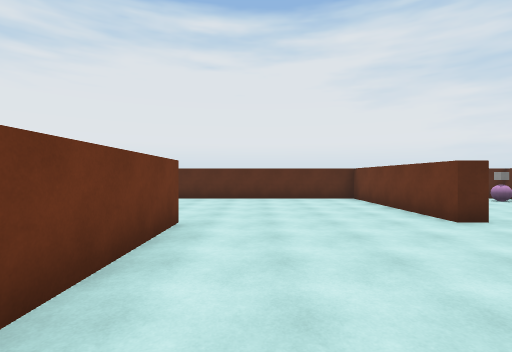
[1] (above)

16 first-person views from a walk through a scene from a Unity 3-D project. The camera is 1.5 m above the floor, looks level and sees 85° across. The floor is counted in squares, 2 m on a side. Each view is taken from the middle of a square. On the plan, view 1 faces up. The plan holds only what a view shows up to about 10 squares ahead; the rest is blank. The place goes on beyond the plan. Surface patterns are stand-ins for the level's own textures.

[2]
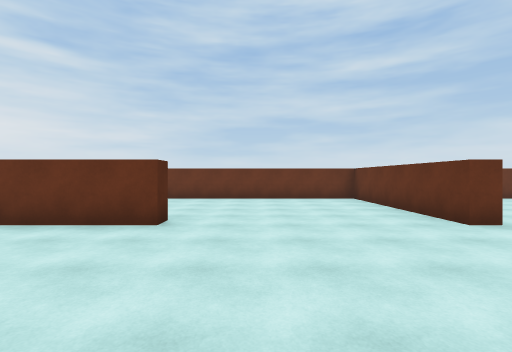

[3]
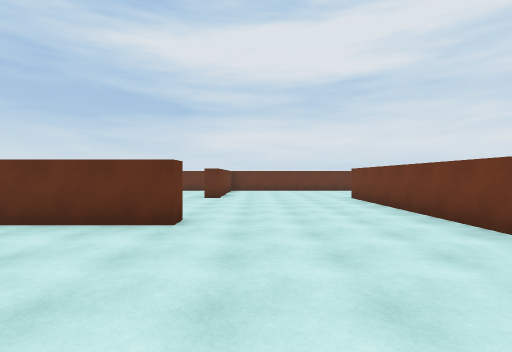

[4]
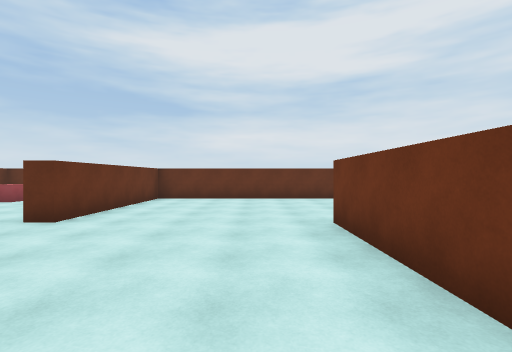

[5]
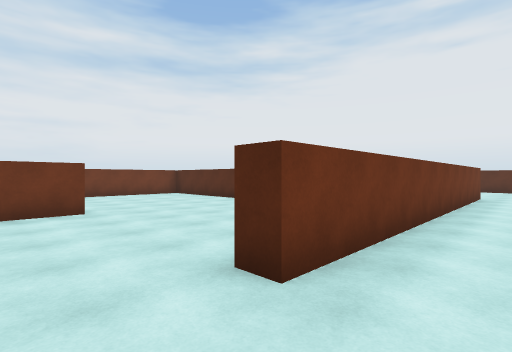

[6]
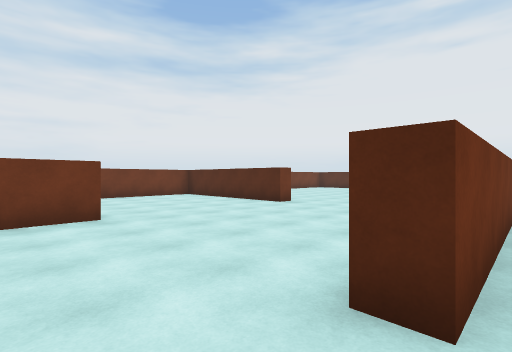

[7]
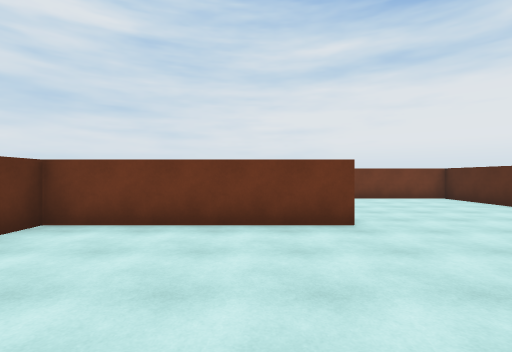

[8]
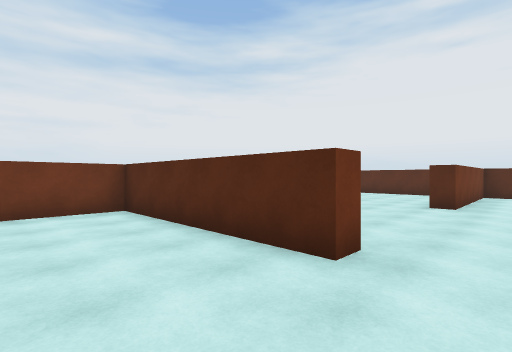

[9]
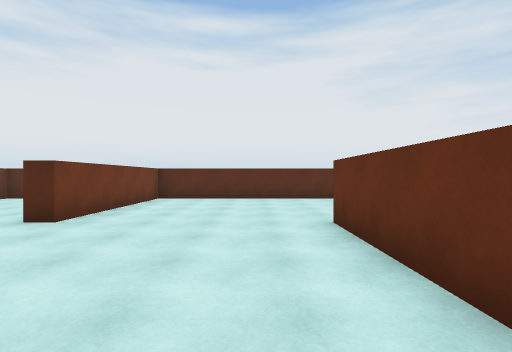

[10]
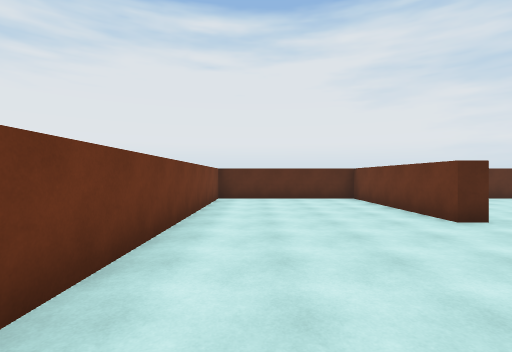

[11]
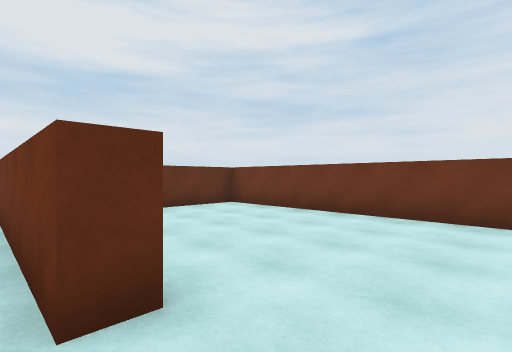

[12]
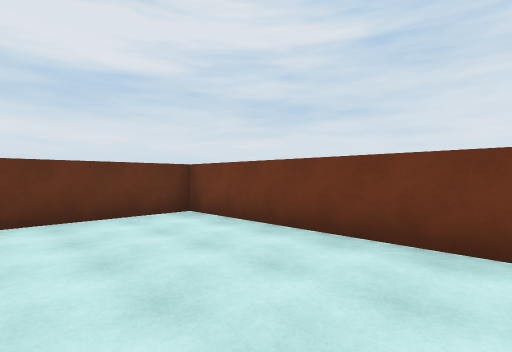

[13]
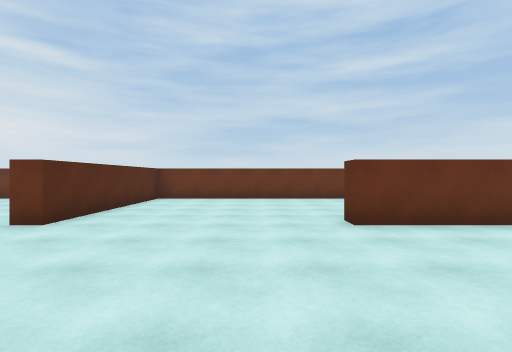

[14]
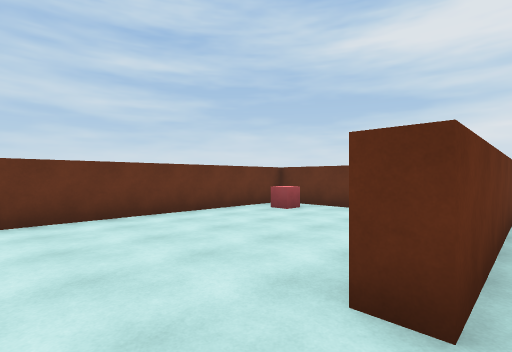

[15]
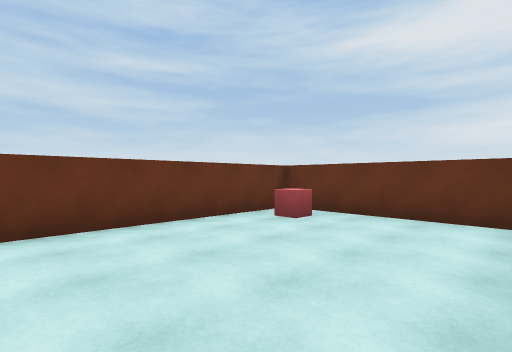

[16]
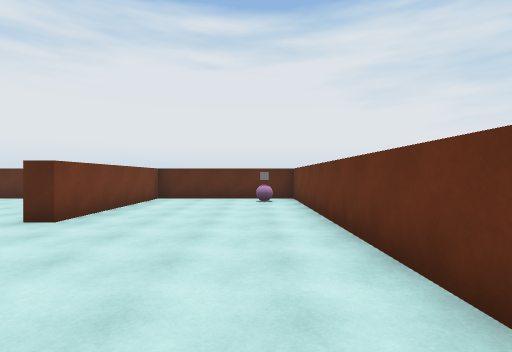

### Floor plan
Points are (right, up) in squares from view 1. A wall is a line through its corners. A room is listed if a view was taken in it or the views show most of it. See-through windows are left out.
Room 1 (views 1, 2, 3, 4, 5, 6, 7, 8, 9, 10, 11, 12, 13, 14, 15, 16)
walls: (-1.7, 1.2) (-1.7, 4.5); (-1.2, 4.5) (-1.2, -5.5) (-1.8, -5.5); (-6.2, -0.2) (-6.2, -0.7) (-11.3, -0.7) (-11.3, -10.2) (-8.1, -10.2); (-6.8, -5.5) (-6.2, -5.5) (-6.2, -10.2) (-5.5, -10.2); (-2.6, -10.2) (3.2, -10.2) (3.2, -5.5) (3.8, -5.5); (4.1, -10.2) (8.2, -10.2) (8.2, -0.7) (3.2, -0.7) (3.2, -0.3) (8.2, -0.3) (8.2, 9.3) (3.8, 9.3) (3.8, 4.5) (3.2, 4.5) (3.2, 9.3) (-6.2, 9.3) (-6.2, 4.5) (-6.7, 4.5) (-6.7, 9.3) (-11.3, 9.3) (-11.3, 1.2)
objects: red cube (7, -9); other object (7, 8)

Where each view was taken, in squares from view 1:
view 1: 0 up, 0 right, facing up
view 2: 3 up, 1 left, facing right
view 3: 4 up, 2 right, facing down
view 4: 1 down, 0 right, facing down
view 5: 7 down, 0 right, facing up-left
view 6: 7 down, 1 left, facing up-left
view 7: 7 down, 2 left, facing left
view 8: 3 down, 5 left, facing up-left
view 9: 0 up, 3 left, facing up
view 10: 0 up, 10 left, facing up
view 11: 4 down, 6 left, facing down-left
view 12: 5 down, 8 left, facing down-left
view 13: 4 down, 1 left, facing right
view 14: 4 down, 3 right, facing down-right
view 15: 5 down, 4 right, facing down-right
view 16: 0 up, 7 right, facing up
